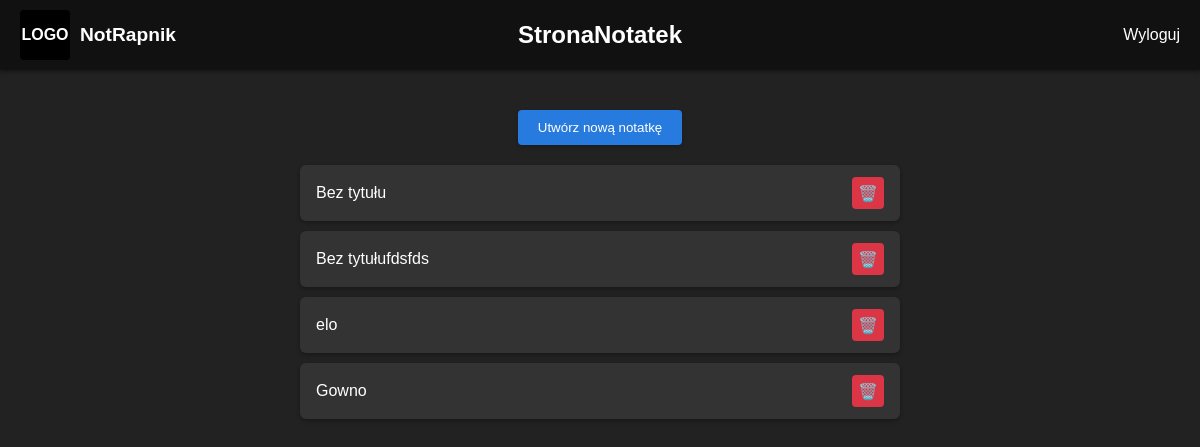
Screenshot of / (signed in) with the database file from the repository.
### models.py (models this page shows)
class Note(db.Model):
    id = db.Column(db.Integer, primary_key=True)
    title = db.Column(db.String(200), default='Bez tytułu')
    body = db.Column(db.Text, default='')
    created_at = db.Column(db.DateTime, default=datetime.utcnow)
    updated_at = db.Column(
        db.DateTime,
        default=datetime.utcnow,
        onupdate=datetime.utcnow
    )
    user_id = db.Column(db.Integer, db.ForeignKey('user.id'))

### routes.py (the view)
@bp.route('/')
def home():
    if current_user.is_authenticated:
        notes = current_user.notes.order_by(Note.created_at.desc()).all()
        return render_template('home.html', notes=notes)
    else:
        return render_template('public_home.html')

### models.py (called while the page is built)
@login.user_loader
def load_user(user_id):
    return User.query.get(int(user_id))

### templates/home.html (shortened to what this page needs)
{% extends 'base.html' %}
{% block head %}
  <link rel="stylesheet" href="{{ url_for('static', filename='home.css') }}">
{% endblock %}
{% block content %}
  <div class="home-wrapper">
    <button id="btn-new" class="btn-new">Utwórz nową notatkę</button>
    <div class="notes-list">
      {% for note in notes %}
      <div class="note-item">
        <a href="{{ url_for('main.view_note', note_id=note.id) }}" class="note-link">
          {{ note.title }}
        </a>
        <form method="POST"
              action="{{ url_for('main.delete_note', note_id=note.id) }}"
              class="trash-form">
          <button type="submit" class="trash-btn">🗑️</button>
        </form>
      </div>
      {% endfor %}
    </div>
  </div>
{% endblock %}

### static/base.css (style rules this page uses)
*, *::before, *::after { box-sizing: border-box; }
body { margin: 0; font-family: Arial, sans-serif; background: #222; color: #fff; }

### static/home.css (style rules this page uses)
.home-wrapper { display: flex; flex-direction: column; align-items: center; margin: 40px auto; width: 100%; max-width: 600px; }
.btn-new { margin-bottom: 20px; padding: 10px 20px; background: #287bde; color: #fff; border: none; border-radius: 4px; cursor: pointer; box-shadow: 0 2px 4px rgba(0,0,0,0.2); }
.notes-list { width: 100%; display: flex; flex-direction: column; gap: 10px; }
.note-item { display: flex; align-items: center; justify-content: space-between; background: #333; padding: 12px 16px; border-radius: 6px; box-shadow: 0 2px 4px rgba(0,0,0,0.3); transition: background 0.2s; }
.note-link { color: #fff; text-decoration: none; flex-grow: 1; font-size: 1rem; margin-right: 10px; }
.trash-form { margin: 0; }
.trash-btn { background: #dc3545; border: none; color: #fff; width: 32px; height: 32px; border-radius: 4px; font-size: 1rem; cursor: pointer; display: flex; align-items: center; justify-content: center; transition: background 0.2s; }

### rows the page displays
Note: title "Bez tytułu"
Note: title "Bez tytułufdsfds"
Note: title "elo"
Note: title "Gowno"
